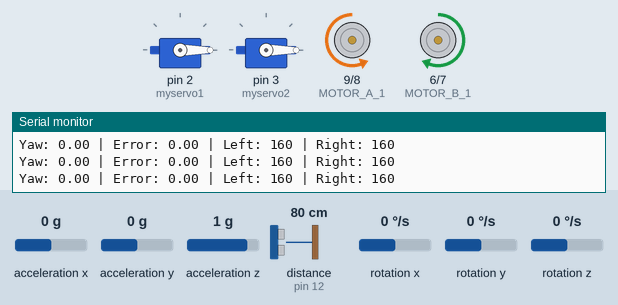
Bench run of a sketch on a simulated Arduino Uno, built with avr-gcc and run on an emulated ATmega328P. Shown: 2 × servo, motor-driver pin pairs drawn as motors (green arrow = first pin HIGH = forward, orange = second pin HIGH = backward, longer = more drive, scaled by the enable pin), the last lines printed to the serial monitor. Wiring (inferred from the names in the program): ultrasonic range finder: trigger pin 11; echo pin 12. The test bench sets the inputs (shaded band); at power-on: rotation z 0 °/s, distance to the obstacle (sensor on pin 12) 80 cm, acceleration x 0 g, acceleration y 0 g, acceleration z 1 g, rotation x 0 °/s, rotation y 0 °/s. The echo pulse lasts 58.3 µs per cm.

Above: at 5.2 s.
5.3 s: rotation z set to -192 °/s
At 5.47 s:
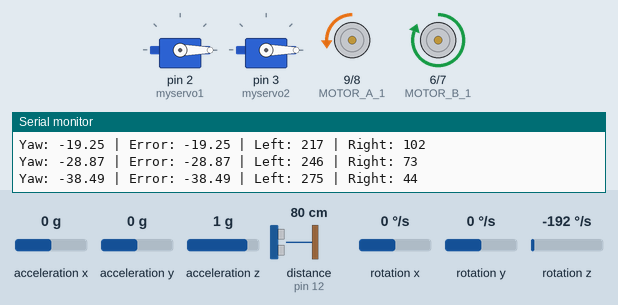
At 7.1 s:
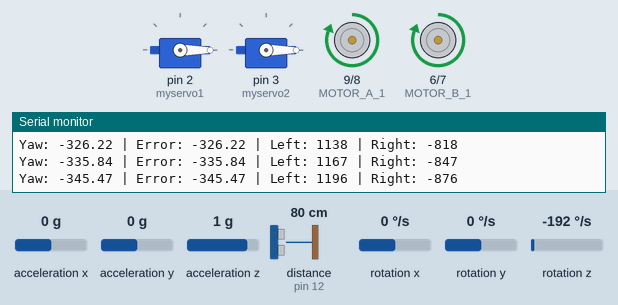
8.3 s: distance to the obstacle (sensor on pin 12) set to 33 cm
9.8 s: distance to the obstacle (sensor on pin 12) set to 28 cm
At 12.4 s:
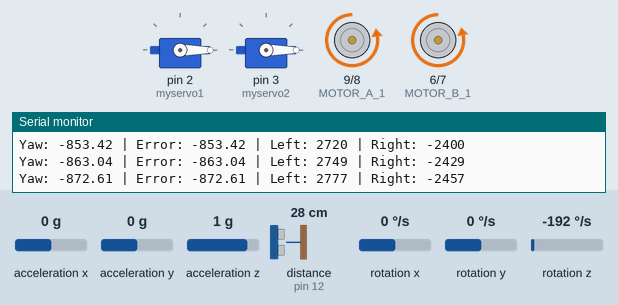
Timing chart, 0 to 13.9 s (numbered marks = the images above; inputs shaded):
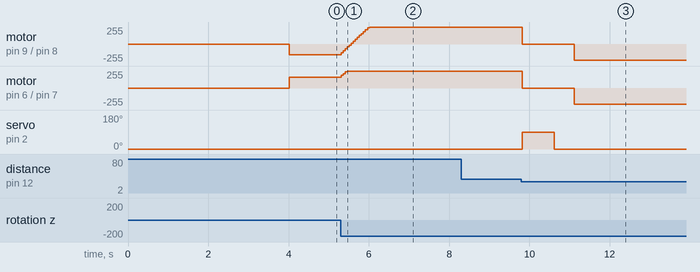

The sketch:

gyro_testing_w_ultrasonic.ino
```cpp
#include <Wire.h>
#include <MPU6050_tockn.h>
#include <Servo.h>

MPU6050 mpu(Wire);

// --- Motor Pins ---
#define MOTOR_B_EN 5
#define MOTOR_B_1 6
#define MOTOR_B_2 7

#define MOTOR_A_EN 10
#define MOTOR_A_1 9
#define MOTOR_A_2 8

// --- Ultrasonic Pins ---
#define TRIG 11
#define ECHO 12

// --- Servo Pins ---
Servo myservo1;  // เก็บของ
Servo myservo2;  // ปล่อยของ

// --- Gyro Variables ---
float baseYaw = 0;
float kp = 3.0;     // ปรับค่าให้ตรงของจริง
int baseSpeed = 160;

// --- Timing Variables ---
unsigned long prevTime = 0;
const unsigned long interval = 50; // อัปเดตทุก 50 ms (20 Hz)

// --- Mission Variables ---
int task = 0;   // ภารกิจ
float startDist = 0; // ระยะเริ่มต้น
float currentDist = 0;

// ------------------------------------------------------------
// Ultrasonic Function
// ------------------------------------------------------------
float readDistance() {
  digitalWrite(TRIG, LOW);
  delayMicroseconds(2);
  digitalWrite(TRIG, HIGH);
  delayMicroseconds(10);
  digitalWrite(TRIG, LOW);
  long duration = pulseIn(ECHO, HIGH);
  return duration * 0.034 / 2.0; // หน่วย cm
}

// ------------------------------------------------------------
// Motor Control
// ------------------------------------------------------------
void drive(int leftSpeed, int rightSpeed) {
  leftSpeed = constrain(leftSpeed, -255, 255);
  rightSpeed = constrain(rightSpeed, -255, 255);

  // Motor A (ขวา)
  if (rightSpeed >= 0) {
    digitalWrite(MOTOR_A_1, LOW);
    digitalWrite(MOTOR_A_2, HIGH);
  } else {
    digitalWrite(MOTOR_A_1, HIGH);
    digitalWrite(MOTOR_A_2, LOW);
  }
  analogWrite(MOTOR_A_EN, abs(rightSpeed));

  // Motor B (ซ้าย)
  if (leftSpeed >= 0) {
    digitalWrite(MOTOR_B_1, HIGH);
    digitalWrite(MOTOR_B_2, LOW);
  } else {
    digitalWrite(MOTOR_B_1, LOW);
    digitalWrite(MOTOR_B_2, HIGH);
  }
  analogWrite(MOTOR_B_EN, abs(leftSpeed));
}

void stopMotors() {
  analogWrite(MOTOR_A_EN, 0);
  analogWrite(MOTOR_B_EN, 0);
}

// ------------------------------------------------------------
// Gyro Straight Drive
// ------------------------------------------------------------
void goStraight(float targetYaw) {
  mpu.update();
  float currentYaw = mpu.getAngleZ();
  float error = currentYaw - targetYaw;
  float correction = kp * error;

  int leftSpeed = baseSpeed - correction;
  int rightSpeed = baseSpeed + correction;
  drive(leftSpeed, rightSpeed);

  Serial.print("Yaw: "); Serial.print(currentYaw);
  Serial.print(" | Error: "); Serial.print(error);
  Serial.print(" | Left: "); Serial.print(leftSpeed);
  Serial.print(" | Right: "); Serial.println(rightSpeed);
}

// ------------------------------------------------------------
// Servo Control
// ------------------------------------------------------------
void pickup() {
  myservo1.write(90); delay(800);
  myservo1.write(0);
}

void release() {
  myservo2.write(90); delay(800);
  myservo2.write(0);
}

// ------------------------------------------------------------
// Setup
// ------------------------------------------------------------
void setup() {
  Serial.begin(115200);
  Wire.begin();
  mpu.begin();
  mpu.calcGyroOffsets(true);
  Serial.println("Gyro calibrated.");

  pinMode(MOTOR_A_1, OUTPUT);
  pinMode(MOTOR_A_2, OUTPUT);
  pinMode(MOTOR_A_EN, OUTPUT);
  pinMode(MOTOR_B_1, OUTPUT);
  pinMode(MOTOR_B_2, OUTPUT);
  pinMode(MOTOR_B_EN, OUTPUT);

  pinMode(TRIG, OUTPUT);
  pinMode(ECHO, INPUT);

  myservo1.attach(2);
  myservo2.attach(3);
  myservo1.write(0);
  myservo2.write(0);

  delay(1000);
  mpu.update();
  baseYaw = mpu.getAngleZ();

  // อ่านระยะเริ่มต้นจาก ultrasonic
  startDist = readDistance();
  Serial.print("Start distance: "); Serial.println(startDist);
}

// ------------------------------------------------------------
// Loop — ทำภารกิจตามแผนที่รู้ล่วงหน้า
// ------------------------------------------------------------
void loop() {
  unsigned long now = millis();
  if (now - prevTime < interval) return;
  prevTime = now;

  currentDist = readDistance();

  switch (task) {
    case 0: // TASK 1: เดินตรง 50 cm ไปเก็บของ
      goStraight(baseYaw);
      if (startDist - currentDist >= 50) { // เดินครบ 50 cm
        stopMotors();
        pickup();
        task++;
        delay(500);
        // เตรียมหมุนขวา
        baseYaw = mpu.getAngleZ();
      }
      break;

    case 1: // TASK 2: หมุนขวา 90°
      {
        float targetYaw = baseYaw + 90;
        mpu.update();
        float currentYaw = mpu.getAngleZ();
        float error = targetYaw - currentYaw;

        if (fabs(error) > 3) drive(-120, 120);
        else {
          stopMotors();
          baseYaw = targetYaw;
          startDist = readDistance();
          task++;
          delay(500);
        }
      }
      break;

    case 2: // TASK 3: เดินตรง 30 cm ไปปล่อยของ
      goStraight(baseYaw);
      if (startDist - currentDist >= 30) {
        stopMotors();
        release();
        task++;
      }
      break;

    default:
      stopMotors();
      break;
  }
}
```

Measured:
- the behaviour switches between 30 and 29 cm on distance to the obstacle (sensor on pin 12) (found by bisection; images 2 and 3)
- after the input at 5.3 s, motor on pin 9 (MOTOR_A_1) / pin 8 (MOTOR_A_2): moves from backward 160/255 to forward 255/255 over 0.70 s, starting at once; motor on pin 6 (MOTOR_B_1) / pin 7 (MOTOR_B_2): forward 160/255 → forward 255/255 at once
- after the input at 9.8 s, motor on pin 9 (MOTOR_A_1) / pin 8 (MOTOR_A_2): forward 255/255 → stopped at once, → backward 243/255 1.3 s later; motor on pin 6 (MOTOR_B_1) / pin 7 (MOTOR_B_2): forward 255/255 → stopped at once, → backward 246/255 1.3 s later; servo on pin 2 (myservo1): 0° → 90° at once, → 0° 0.80 s later
